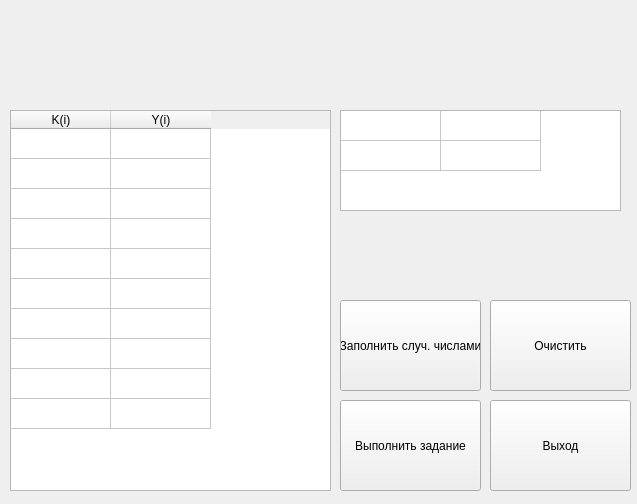
<?xml version="1.0" encoding="UTF-8"?>
<ui version="4.0">
 <class>Form</class>
 <widget class="QWidget" name="Form">
  <property name="geometry">
   <rect>
    <x>0</x>
    <y>0</y>
    <width>637</width>
    <height>504</height>
   </rect>
  </property>
  <property name="windowTitle">
   <string>Form</string>
  </property>
  <widget class="QLabel" name="label">
   <property name="geometry">
    <rect>
     <x>10</x>
     <y>10</y>
     <width>611</width>
     <height>81</height>
    </rect>
   </property>
   <property name="text">
    <string/>
   </property>
  </widget>
  <widget class="QTableWidget" name="tableWidget">
   <property name="geometry">
    <rect>
     <x>10</x>
     <y>110</y>
     <width>321</width>
     <height>381</height>
    </rect>
   </property>
   <property name="verticalScrollBarPolicy">
    <enum>Qt::ScrollBarAlwaysOff</enum>
   </property>
   <property name="horizontalScrollBarPolicy">
    <enum>Qt::ScrollBarAlwaysOff</enum>
   </property>
   <property name="autoScroll">
    <bool>false</bool>
   </property>
   <property name="rowCount">
    <number>10</number>
   </property>
   <property name="columnCount">
    <number>2</number>
   </property>
   <attribute name="horizontalHeaderVisible">
    <bool>true</bool>
   </attribute>
   <attribute name="verticalHeaderVisible">
    <bool>false</bool>
   </attribute>
   <row/>
   <row/>
   <row/>
   <row/>
   <row/>
   <row/>
   <row/>
   <row/>
   <row/>
   <row/>
   <column>
    <property name="text">
     <string>K(i)</string>
    </property>
   </column>
   <column>
    <property name="text">
     <string>Y(i)</string>
    </property>
   </column>
  </widget>
  <widget class="QTableWidget" name="tableWidget_2">
   <property name="geometry">
    <rect>
     <x>340</x>
     <y>110</y>
     <width>281</width>
     <height>101</height>
    </rect>
   </property>
   <property name="verticalScrollBarPolicy">
    <enum>Qt::ScrollBarAlwaysOff</enum>
   </property>
   <property name="horizontalScrollBarPolicy">
    <enum>Qt::ScrollBarAlwaysOff</enum>
   </property>
   <property name="rowCount">
    <number>2</number>
   </property>
   <property name="columnCount">
    <number>2</number>
   </property>
   <attribute name="horizontalHeaderVisible">
    <bool>false</bool>
   </attribute>
   <attribute name="verticalHeaderVisible">
    <bool>false</bool>
   </attribute>
   <row/>
   <row/>
   <column/>
   <column/>
  </widget>
  <widget class="QLabel" name="label_2">
   <property name="geometry">
    <rect>
     <x>340</x>
     <y>220</y>
     <width>291</width>
     <height>16</height>
    </rect>
   </property>
   <property name="text">
    <string/>
   </property>
  </widget>
  <widget class="QPushButton" name="pushButton_2">
   <property name="geometry">
    <rect>
     <x>340</x>
     <y>300</y>
     <width>141</width>
     <height>91</height>
    </rect>
   </property>
   <property name="text">
    <string>Заполнить случ. числами</string>
   </property>
  </widget>
  <widget class="QPushButton" name="pushButton_3">
   <property name="geometry">
    <rect>
     <x>490</x>
     <y>300</y>
     <width>141</width>
     <height>91</height>
    </rect>
   </property>
   <property name="text">
    <string>Очистить</string>
   </property>
  </widget>
  <widget class="QPushButton" name="pushButton_4">
   <property name="geometry">
    <rect>
     <x>340</x>
     <y>400</y>
     <width>141</width>
     <height>91</height>
    </rect>
   </property>
   <property name="text">
    <string>Выполнить задание</string>
   </property>
  </widget>
  <widget class="QPushButton" name="pushButton_5">
   <property name="geometry">
    <rect>
     <x>490</x>
     <y>400</y>
     <width>141</width>
     <height>91</height>
    </rect>
   </property>
   <property name="text">
    <string>Выход</string>
   </property>
  </widget>
 </widget>
 <resources/>
 <connections/>
</ui>
